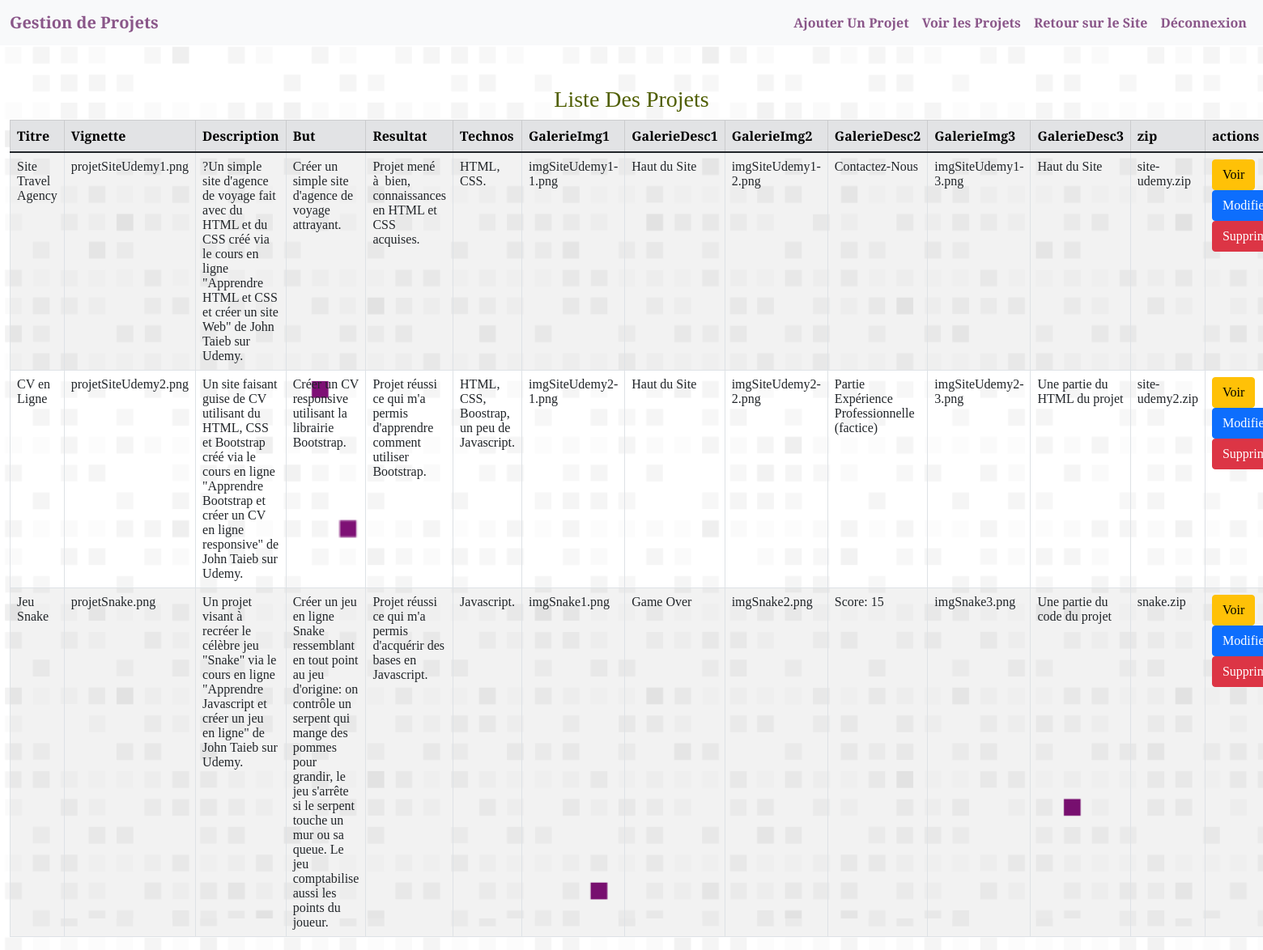
Screenshot of /admin/dashboard.php (signed in) with the database file from the repository.
### tables this page shows
CREATE TABLE `projets` (
  `id_projet` int(11) NOT NULL,
  `projetTitre` text NOT NULL,
  `projetVignette` text NOT NULL,
  `projetDescription` text NOT NULL,
  `projetBut` text NOT NULL,
  `projetResultat` text NOT NULL,
  `projetTechnos` text NOT NULL,
  `projetGalerieImg1` text NOT NULL,
  `projetGalerieDesc1` text NOT NULL,
  `projetGalerieImg2` text NOT NULL,
  `projetGalerieDesc2` text NOT NULL,
  `projetGalerieImg3` text NOT NULL,
  `projetGalerieDesc3` text NOT NULL,
  `projetTelechargement` text NOT NULL
);

### admin/dashboard.php (the view, shortened to what this page needs)
<html>
  <head>
    <link
      href="https://cdn.jsdelivr.net/npm/bootstrap@5.1.3/dist/css/bootstrap.min.css"
      rel="stylesheet"
    />
    <link
      rel="stylesheet"
      href="https://use.fontawesome.com/releases/v5.3.1/css/all.css"
    />
    <link rel="stylesheet" href="styles.css" />
  </head>
  <body>
  <?php require "../php/isconnect.php";
  require "menuadmin.php";
  ?>
    <div class="container-fluid">
      <section id="tableau">
        <h3> Liste Des Projets </h3>
        <table class="table table-striped table-bordered">
          <thead class="table-secondary">
            <tr>
              <th>Titre</th>
              <th>Vignette</th>
              <th>Description</th>
              <th>But</th>
              <th>Resultat</th>
              <th>Technos</th>
              <th>GalerieImg1</th>
              <th>GalerieDesc1</th>
              <th>GalerieImg2</th>
              <th>GalerieDesc2</th>
              <th>GalerieImg3</th>
              <th>GalerieDesc3</th>
              <th>zip</th>
              <th> actions </th>
            </tr>
          </thead>
          <tbody>
            <?php
            require '../php/server.php';
            $statement = $pdo->query('SELECT * from projets');
            while($projets = $statement->fetch())
            {
              echo '<tr>';
              echo '<td>' . $projets['projetTitre'] . '</td>';
              echo '<td>' . $projets['projetVignette'] . '</td>';
              echo '<td>' . $projets['projetDescription'] . '</td>';
              echo '<td>' . $projets['projetBut'] . '</td>';
              echo '<td>' . $projets['projetResultat'] . '</td>';
              echo '<td>' . $projets['projetTechnos'] . '</td>';
              echo '<td>' . $projets['projetGalerieImg1'] . '</td>';
              echo '<td>' . $projets['projetGalerieDesc1'] . '</td>';
              echo '<td>' . $projets['projetGalerieImg2'] . '</td>';
              echo '<td>' . $projets['projetGalerieDesc2'] . '</td>';
              echo '<td>' . $projets['projetGalerieImg3'] . '</td>';
              echo '<td>' . $projets['projetGalerieDesc3'] . '</td>';
              echo '<td>' . $projets['projetTelechargement'] . '</td>';
              echo '<td width=300>';
              echo '
                <a class="btn btn-warning" target="_blank" href="../projets/projet.php?id=' . $projets['id_projet'] . '">Voir</a>
                <a class="btn btn-primary" href="modifier.php?id=' . $projets['id_projet'] . '">Modifier</a>
                <a class="btn btn-danger" href="supprimer.php?id=' . $projets['id_projet'] . '">Supprimer</a>';
              echo '</td>';
              echo '</tr>';
            }
            ?>
          </tbody>
        </table>
      </section>
    </div>
  </body>
</html>

### admin/styles.css (style rules this page uses)
a { text-decoration: none; color: black; }
h1, h2, h3 { color: #4f5e01; text-align: center; }
body { font-family: "Playfair Display", serif; margin: 0; background: url("../images/carré.svg"); background-size: 97%; background-attachment: fixed; }
#tableau { margin-top: 50px; }

### rows the page displays
projets: projetTitre "Site Travel Agency", projetVignette "projetSiteUdemy1.png", projetDescription "?Un simple site d'agence de voyage fait avec du HTML et du CSS créé via le cours en ligne \"Apprendre HTML et CSS et créer un site Web\" de John Taieb sur Udemy.", projetBut "Créer un simple site d'agence de voyage attrayant.", projetResultat "Projet mené à bien, connaissances en HTML et CSS acquises.", projetTechnos "HTML, CSS.", projetGalerieImg1 "imgSiteUdemy1-1.png", projetGalerieDesc1 "Haut du Site", projetGalerieImg2 "imgSiteUdemy1-2.png", projetGalerieDesc2 "Contactez-Nous", projetGalerieImg3 "imgSiteUdemy1-3.png", projetGalerieDesc3 "Haut du Site", projetTelechargement "site-udemy.zip"
projets: projetTitre "CV en Ligne", projetVignette "projetSiteUdemy2.png", projetDescription "Un site faisant guise de CV utilisant du HTML, CSS et Bootstrap créé via le cours en ligne \"Apprendre Bootstrap et créer un CV en ligne responsive\" de John Taieb sur Udemy.", projetBut "Créer un CV responsive utilisant la librairie Bootstrap.", projetResultat "Projet réussi ce qui m'a permis d'apprendre comment utiliser Bootstrap.", projetTechnos "HTML, CSS, Boostrap, un peu de Javascript.", projetGalerieImg1 "imgSiteUdemy2-1.png", projetGalerieDesc1 "Haut du Site", projetGalerieImg2 "imgSiteUdemy2-2.png", projetGalerieDesc2 "Partie Expérience Professionnelle (factice)", projetGalerieImg3 "imgSiteUdemy2-3.png", projetGalerieDesc3 "Une partie du HTML du projet", projetTelechargement "site-udemy2.zip"
projets: projetTitre "Jeu Snake", projetVignette "projetSnake.png", projetDescription "Un projet visant à recréer le célèbre jeu \"Snake\" via le cours en ligne \"Apprendre Javascript et créer un jeu en ligne\" de John Taieb sur Udemy.", projetBut "Créer un jeu en ligne Snake ressemblant en tout point au jeu d'origine: on contrôle un serpent qui mange des pommes pour grandir, le jeu s'arrête si le serpent touche un mur ou sa queue. Le jeu comptabilise aussi les points du joueur.", projetResultat "Projet réussi ce qui m'a permis d'acquérir des bases en Javascript.", projetTechnos "Javascript.", projetGalerieImg1 "imgSnake1.png", projetGalerieDesc1 "Game Over", projetGalerieImg2 "imgSnake2.png", projetGalerieDesc2 "Score: 15", projetGalerieImg3 "imgSnake3.png", projetGalerieDesc3 "Une partie du code du projet", projetTelechargement "snake.zip"
